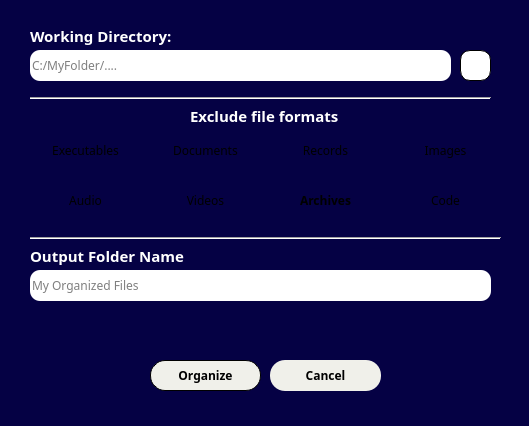
<?xml version="1.0" encoding="UTF-8"?>
<ui version="4.0">
 <class>Dialog</class>
 <widget class="QDialog" name="Dialog">
  <property name="geometry">
   <rect>
    <x>0</x>
    <y>0</y>
    <width>529</width>
    <height>426</height>
   </rect>
  </property>
  <property name="minimumSize">
   <size>
    <width>529</width>
    <height>426</height>
   </size>
  </property>
  <property name="maximumSize">
   <size>
    <width>529</width>
    <height>426</height>
   </size>
  </property>
  <property name="windowTitle">
   <string>Dialog</string>
  </property>
  <property name="windowIcon">
   <iconset resource="../resources.qrc">
    <normaloff>:/images/projectIcon.ico</normaloff>:/images/projectIcon.ico</iconset>
  </property>
  <property name="styleSheet">
   <string notr="true">QDialog{
	background-color:rgb(5,1,68);
}</string>
  </property>
  <widget class="QPushButton" name="btn1">
   <property name="geometry">
    <rect>
     <x>150</x>
     <y>360</y>
     <width>111</width>
     <height>31</height>
    </rect>
   </property>
   <property name="font">
    <font>
     <family>Rockwell</family>
     <bold>true</bold>
    </font>
   </property>
   <property name="cursor">
    <cursorShape>PointingHandCursor</cursorShape>
   </property>
   <property name="styleSheet">
    <string notr="true">QPushButton{
	background-color:#f0f0ea;
	font-weight:bold;
	border: 1px solid black;
	border-radius:15px;
	color: black;
}

QPushButton:hover{
	background-color:#d8d8d3;
}</string>
   </property>
   <property name="text">
    <string>Organize</string>
   </property>
  </widget>
  <widget class="QPushButton" name="btn2">
   <property name="geometry">
    <rect>
     <x>270</x>
     <y>360</y>
     <width>111</width>
     <height>31</height>
    </rect>
   </property>
   <property name="font">
    <font>
     <family>Rockwell</family>
     <bold>true</bold>
    </font>
   </property>
   <property name="cursor">
    <cursorShape>PointingHandCursor</cursorShape>
   </property>
   <property name="styleSheet">
    <string notr="true">QPushButton{
	background-color:#f0f0ea;
	font-weight:bold;
	border-radius:15px;
	color:black;
}

QPushButton:hover{
	background-color:#d8d8d3;
}</string>
   </property>
   <property name="text">
    <string>Cancel</string>
   </property>
  </widget>
  <widget class="QLineEdit" name="dir">
   <property name="geometry">
    <rect>
     <x>30</x>
     <y>50</y>
     <width>421</width>
     <height>31</height>
    </rect>
   </property>
   <property name="font">
    <font>
     <family>Rockwell</family>
    </font>
   </property>
   <property name="whatsThis">
    <string>&lt;html&gt;&lt;head/&gt;&lt;body&gt;&lt;p&gt;This line input will be the target folder for the file organizing process.&lt;/p&gt;&lt;/body&gt;&lt;/html&gt;</string>
   </property>
   <property name="styleSheet">
    <string notr="true">QLineEdit{
	border:none;
	border-radius:10px;
	color:black;
	background-color:white;
}</string>
   </property>
   <property name="text">
    <string/>
   </property>
   <property name="placeholderText">
    <string>C:/MyFolder/....</string>
   </property>
  </widget>
  <widget class="QLabel" name="dirLabel">
   <property name="geometry">
    <rect>
     <x>30</x>
     <y>20</y>
     <width>151</width>
     <height>31</height>
    </rect>
   </property>
   <property name="font">
    <font>
     <family>Rockwell</family>
     <pointsize>11</pointsize>
     <bold>true</bold>
    </font>
   </property>
   <property name="whatsThis">
    <string>&lt;html&gt;&lt;head/&gt;&lt;body&gt;&lt;p&gt;&lt;br/&gt;&lt;/p&gt;&lt;/body&gt;&lt;/html&gt;</string>
   </property>
   <property name="styleSheet">
    <string notr="true">QLabel{
	color:white;
}</string>
   </property>
   <property name="text">
    <string>Working Directory:</string>
   </property>
  </widget>
  <widget class="QPushButton" name="dirSlct">
   <property name="geometry">
    <rect>
     <x>460</x>
     <y>50</y>
     <width>31</width>
     <height>31</height>
    </rect>
   </property>
   <property name="cursor">
    <cursorShape>PointingHandCursor</cursorShape>
   </property>
   <property name="styleSheet">
    <string notr="true">QPushButton{
	border:1px solid black;
	border-radius:10px;
	background-color:white;
}</string>
   </property>
   <property name="text">
    <string/>
   </property>
   <property name="icon">
    <iconset resource="../resources.qrc">
     <normaloff>:/images/ui/images/folder-tree-solid-full.svg</normaloff>:/images/ui/images/folder-tree-solid-full.svg</iconset>
   </property>
  </widget>
  <widget class="QLabel" name="excludeLabel">
   <property name="geometry">
    <rect>
     <x>190</x>
     <y>100</y>
     <width>151</width>
     <height>31</height>
    </rect>
   </property>
   <property name="font">
    <font>
     <family>Rockwell</family>
     <pointsize>11</pointsize>
     <bold>true</bold>
    </font>
   </property>
   <property name="whatsThis">
    <string>&lt;html&gt;&lt;head/&gt;&lt;body&gt;&lt;p&gt;&lt;br/&gt;&lt;/p&gt;&lt;/body&gt;&lt;/html&gt;</string>
   </property>
   <property name="styleSheet">
    <string notr="true">QLabel{
	color:white;
}</string>
   </property>
   <property name="text">
    <string>Exclude file formats</string>
   </property>
  </widget>
  <widget class="QPushButton" name="fmtc">
   <property name="geometry">
    <rect>
     <x>30</x>
     <y>130</y>
     <width>111</width>
     <height>41</height>
    </rect>
   </property>
   <property name="font">
    <font>
     <family>Rockwell</family>
    </font>
   </property>
   <property name="cursor">
    <cursorShape>PointingHandCursor</cursorShape>
   </property>
   <property name="styleSheet">
    <string notr="true">QPushButton{
	background-image: url(:/button-bgs/ui/images/button-bgs/category1.png);
	border:none;
	border-radius:10px;
	color:black;
}

QPushButton:hover, QPushButton:checked{
	background-image:url(:/button-bgs/ui/images/button-bgs/category1-hover.png)
}
</string>
   </property>
   <property name="text">
    <string>Executables</string>
   </property>
   <property name="checkable">
    <bool>true</bool>
   </property>
  </widget>
  <widget class="QPushButton" name="fmtc_2">
   <property name="geometry">
    <rect>
     <x>150</x>
     <y>130</y>
     <width>111</width>
     <height>41</height>
    </rect>
   </property>
   <property name="font">
    <font>
     <family>Rockwell</family>
    </font>
   </property>
   <property name="cursor">
    <cursorShape>PointingHandCursor</cursorShape>
   </property>
   <property name="styleSheet">
    <string notr="true">QPushButton{
	background-image: url(:/button-bgs/ui/images/button-bgs/category2.png);
	border:none;
	border-radius:10px;
	color:black;
}

QPushButton:hover{
	background-image: url(:/button-bgs/ui/images/button-bgs/category2-hover.png);
}

QPushButton:hover, QPushButton:checked{
	background-image:url(:/button-bgs/ui/images/button-bgs/category2-hover.png)
}</string>
   </property>
   <property name="text">
    <string>Documents</string>
   </property>
   <property name="checkable">
    <bool>true</bool>
   </property>
  </widget>
  <widget class="QPushButton" name="fmtc_3">
   <property name="geometry">
    <rect>
     <x>270</x>
     <y>130</y>
     <width>111</width>
     <height>41</height>
    </rect>
   </property>
   <property name="font">
    <font>
     <family>Rockwell</family>
    </font>
   </property>
   <property name="cursor">
    <cursorShape>PointingHandCursor</cursorShape>
   </property>
   <property name="styleSheet">
    <string notr="true">QPushButton{
	background-image: url(:/button-bgs/ui/images/button-bgs/category3.png);
	border:none;
	border-radius:10px;
}

QPushButton:hover{
	background-image: url(:/button-bgs/ui/images/button-bgs/category3-hover.png);
}

QPushButton:hover, QPushButton:checked{
	background-image:url(:/button-bgs/ui/images/button-bgs/category3-hover.png)
}</string>
   </property>
   <property name="text">
    <string>Records</string>
   </property>
   <property name="checkable">
    <bool>true</bool>
   </property>
  </widget>
  <widget class="QPushButton" name="fmtc_4">
   <property name="geometry">
    <rect>
     <x>390</x>
     <y>130</y>
     <width>111</width>
     <height>41</height>
    </rect>
   </property>
   <property name="font">
    <font>
     <family>Rockwell</family>
    </font>
   </property>
   <property name="cursor">
    <cursorShape>PointingHandCursor</cursorShape>
   </property>
   <property name="styleSheet">
    <string notr="true">QPushButton{
	border:none;
	border-radius:10px;
	background-image: url(:/button-bgs/ui/images/button-bgs/category4.png);
}

QPushButton:hover, QPushButton:checked{
	background-image: url(:/button-bgs/ui/images/button-bgs/category4-hover.png);
}</string>
   </property>
   <property name="text">
    <string>Images</string>
   </property>
   <property name="checkable">
    <bool>true</bool>
   </property>
  </widget>
  <widget class="QPushButton" name="fmtc_5">
   <property name="geometry">
    <rect>
     <x>30</x>
     <y>180</y>
     <width>111</width>
     <height>41</height>
    </rect>
   </property>
   <property name="font">
    <font>
     <family>Rockwell</family>
    </font>
   </property>
   <property name="cursor">
    <cursorShape>PointingHandCursor</cursorShape>
   </property>
   <property name="styleSheet">
    <string notr="true">QPushButton{
	border:none;
	border-radius:10px;
	background-image: url(:/button-bgs/ui/images/button-bgs/category5.png);
}

QPushButton:hover, QPushButton:checked{
	background-image: url(:/button-bgs/ui/images/button-bgs/category5-hover.png);
}</string>
   </property>
   <property name="text">
    <string>Audio</string>
   </property>
   <property name="checkable">
    <bool>true</bool>
   </property>
  </widget>
  <widget class="QPushButton" name="fmtc_6">
   <property name="geometry">
    <rect>
     <x>150</x>
     <y>180</y>
     <width>111</width>
     <height>41</height>
    </rect>
   </property>
   <property name="font">
    <font>
     <family>Rockwell</family>
    </font>
   </property>
   <property name="cursor">
    <cursorShape>PointingHandCursor</cursorShape>
   </property>
   <property name="styleSheet">
    <string notr="true">QPushButton{
	border:none;
	border-radius:10px;
	background-image: url(:/button-bgs/ui/images/button-bgs/category6.png);
}

QPushButton:hover, QPushButton:checked{
	background-image: url(:/button-bgs/ui/images/button-bgs/category6-hover.png);
}</string>
   </property>
   <property name="text">
    <string>Videos</string>
   </property>
   <property name="checkable">
    <bool>true</bool>
   </property>
  </widget>
  <widget class="QPushButton" name="fmtc_7">
   <property name="geometry">
    <rect>
     <x>270</x>
     <y>180</y>
     <width>111</width>
     <height>41</height>
    </rect>
   </property>
   <property name="font">
    <font>
     <family>Rockwell</family>
     <bold>true</bold>
    </font>
   </property>
   <property name="cursor">
    <cursorShape>PointingHandCursor</cursorShape>
   </property>
   <property name="styleSheet">
    <string notr="true">QPushButton{
	border:none;
	border-radius:10px;
	background-image: url(:/button-bgs/ui/images/button-bgs/category7.png);
}

QPushButton:hover, QPushButton:checked{
	background-image: url(:/button-bgs/ui/images/button-bgs/category7-hover.png);
	color:white;
}</string>
   </property>
   <property name="text">
    <string>Archives</string>
   </property>
   <property name="checkable">
    <bool>true</bool>
   </property>
  </widget>
  <widget class="QPushButton" name="fmtc_8">
   <property name="geometry">
    <rect>
     <x>390</x>
     <y>180</y>
     <width>111</width>
     <height>41</height>
    </rect>
   </property>
   <property name="font">
    <font>
     <family>Rockwell</family>
    </font>
   </property>
   <property name="cursor">
    <cursorShape>PointingHandCursor</cursorShape>
   </property>
   <property name="styleSheet">
    <string notr="true">QPushButton{
	border:none;
	border-radius:10px;
	background-image: url(:/button-bgs/ui/images/button-bgs/category8.png);
}

QPushButton:hover{
	background-image: url(:/button-bgs/ui/images/button-bgs/category8-hover.png);
}

QPushButton:checked{
	background-image: url(:/button-bgs/ui/images/button-bgs/category8-checked.png);
}
</string>
   </property>
   <property name="text">
    <string>Code</string>
   </property>
   <property name="checkable">
    <bool>true</bool>
   </property>
  </widget>
  <widget class="QLabel" name="outputLabel">
   <property name="geometry">
    <rect>
     <x>30</x>
     <y>240</y>
     <width>181</width>
     <height>31</height>
    </rect>
   </property>
   <property name="font">
    <font>
     <family>Rockwell</family>
     <pointsize>11</pointsize>
     <bold>true</bold>
    </font>
   </property>
   <property name="whatsThis">
    <string>&lt;html&gt;&lt;head/&gt;&lt;body&gt;&lt;p&gt;&lt;br/&gt;&lt;/p&gt;&lt;/body&gt;&lt;/html&gt;</string>
   </property>
   <property name="styleSheet">
    <string notr="true">QLabel{
	color:white;
}</string>
   </property>
   <property name="text">
    <string>Output Folder Name</string>
   </property>
  </widget>
  <widget class="QLineEdit" name="outputName">
   <property name="geometry">
    <rect>
     <x>30</x>
     <y>270</y>
     <width>461</width>
     <height>31</height>
    </rect>
   </property>
   <property name="font">
    <font>
     <family>Rockwell</family>
    </font>
   </property>
   <property name="cursor">
    <cursorShape>IBeamCursor</cursorShape>
   </property>
   <property name="whatsThis">
    <string>&lt;html&gt;&lt;head/&gt;&lt;body&gt;&lt;p&gt;This line input will be the target folder for the file organizing process.&lt;/p&gt;&lt;/body&gt;&lt;/html&gt;</string>
   </property>
   <property name="styleSheet">
    <string notr="true">QLineEdit{
	border:none;
	border-radius:10px;
	color:black;
	background-color:white;
}</string>
   </property>
   <property name="text">
    <string/>
   </property>
   <property name="placeholderText">
    <string>My Organized Files</string>
   </property>
  </widget>
  <widget class="Line" name="line">
   <property name="geometry">
    <rect>
     <x>30</x>
     <y>90</y>
     <width>461</width>
     <height>16</height>
    </rect>
   </property>
   <property name="orientation">
    <enum>Qt::Horizontal</enum>
   </property>
  </widget>
  <widget class="Line" name="line_2">
   <property name="geometry">
    <rect>
     <x>30</x>
     <y>230</y>
     <width>471</width>
     <height>16</height>
    </rect>
   </property>
   <property name="orientation">
    <enum>Qt::Horizontal</enum>
   </property>
  </widget>
 </widget>
 <resources>
  <include location="../resources.qrc"/>
 </resources>
 <connections>
  <connection>
   <sender>btn1</sender>
   <signal>clicked()</signal>
   <receiver>Dialog</receiver>
   <slot>accept()</slot>
   <hints>
    <hint type="sourcelabel">
     <x>137</x>
     <y>241</y>
    </hint>
    <hint type="destinationlabel">
     <x>199</x>
     <y>159</y>
    </hint>
   </hints>
  </connection>
  <connection>
   <sender>btn2</sender>
   <signal>clicked()</signal>
   <receiver>Dialog</receiver>
   <slot>reject()</slot>
   <hints>
    <hint type="sourcelabel">
     <x>207</x>
     <y>271</y>
    </hint>
    <hint type="destinationlabel">
     <x>199</x>
     <y>159</y>
    </hint>
   </hints>
  </connection>
 </connections>
</ui>
